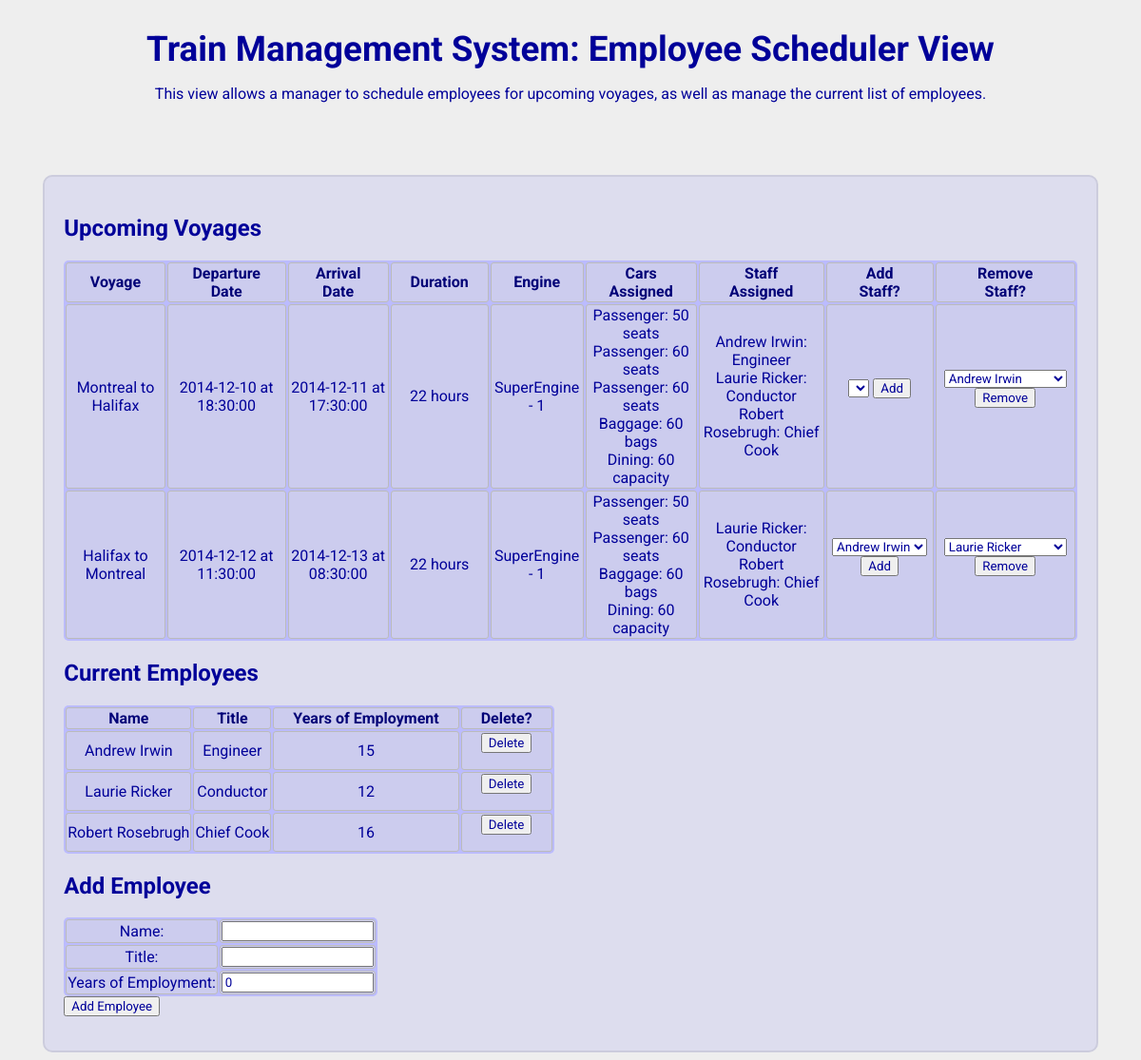
The page /Views/EmployeeScheduler/index.php on the database its author committed.
### tables this page shows
CREATE TABLE IF NOT EXISTS Voyage (
	id int NOT NULL,
	routeID int,
	departureDate date,
	departureTime time,
	arrivalDate date,
	arrivalTime time,
	PRIMARY KEY (id),
	FOREIGN KEY (routeID)
	REFERENCES TrainRoute(routeID)
);

CREATE TABLE IF NOT EXISTS TrainRoute (
	routeID int NOT NULL,
	stationOfOrigin varchar(255),
	terminalStation varchar(255),
	distance float,
	cost float,
	travelTime int,
	PRIMARY KEY (routeID)
);

CREATE TABLE IF NOT EXISTS Engine (
	id int NOT NULL AUTO_INCREMENT,
	yearOfConstruction int,
	inServiceState boolean,
    name varchar(255),
    PRIMARY KEY (id),
    FOREIGN KEY (name)
    REFERENCES EngineType(name)
);

CREATE TABLE IF NOT EXISTS PassengerCar (
	carID int NOT NULL,
	numberofSeats int, 
	class float NOT NULL,
	FOREIGN KEY (carID) REFERENCES Car(id) ON DELETE CASCADE
);

CREATE TABLE IF NOT EXISTS BaggageCar (
	carID int NOT NULL,
	baggageCapacity int,
	FOREIGN KEY (carID) REFERENCES Car(id) ON DELETE CASCADE
);

CREATE TABLE IF NOT EXISTS DiningCar (
	carID int NOT NULL,
	passengerLimit int, 
	FOREIGN KEY (carID) REFERENCES Car(id) ON DELETE CASCADE
);

CREATE TABLE IF NOT EXISTS Employees (
	id int NOT NULL AUTO_INCREMENT,
	name varchar(255),
	title varchar(255),
	yearsOfEmployment int,
	PRIMARY KEY (id)
);

### Views/EmployeeScheduler/printVoyages.php (the view)
<?php
	$query = '
	SELECT DISTINCT Voyage.id AS vid, departureDate, departureTime, arrivalDate, arrivalTime, stationOfOrigin, terminalStation, travelTime, Engine.id AS eid, Engine.name AS ename
	FROM Voyage
		JOIN TrainRoute ON Voyage.routeID = TrainRoute.routeID
		JOIN EngineVoyagePair ON Voyage.id = EngineVoyagePair.voyageID
		JOIN Engine ON EngineVoyagePair.engineID = Engine.id
	WHERE departureDate >= CURDATE()
		AND departureDate <= DATE_ADD(CURRENT_DATE, INTERVAL 1 MONTH)
	';
	$result = mysql_query($query) or die(mysql_error());
	echo '<table>
		<tr>
			<th>Voyage</th>
			<th>Departure Date</th>
			<th>Arrival Date</th>
			<th>Duration</th>
			<th>Engine</th>
			<th>Cars Assigned</th>
			<th>Staff Assigned</th>
			<th>Add Staff?</th>
			<th>Remove Staff?</th>
		</tr>
		';
while ($row = mysql_fetch_object($result)) {
	echo '<tr>
					<td>' . $row->stationOfOrigin . ' to ' . $row->terminalStation . '</td>
					<td>' . $row->departureDate . ' at ' . $row->departureTime . '</td>
					<td>' . $row->arrivalDate . ' at ' . $row->arrivalTime . '</td>
					<td>' . $row->travelTime . ' hours</td>
					<td>' . $row->ename . ' - ' . $row->eid . '</td>
					<td>';
					echo printAssignedCars($row->vid);
					echo '</td>
					<td>';
					echo printAssignedEmployees($row->vid);
					echo '</td>
					<td>';
						echo printStaffToAdd($row->vid);
					echo '</td>
					<td>';
					echo printStaffToRemove($row->vid);
					echo '</td>
				</tr>';
}
echo '</table>';
function printAssignedCars($vid) {
	$retval = '';
	$query1 = '
	SELECT DISTINCT PassengerCar.carID AS cid, numberofSeats
	FROM PassengerCar
		JOIN CarVoyagePair ON PassengerCar.carID = CarVoyagePair.carID
	WHERE voyageID = ' . $vid . '
	ORDER BY numberofSeats';
	$query2 = '
	SELECT DISTINCT BaggageCar.carID AS cid, baggageCapacity
	FROM BaggageCar
		JOIN CarVoyagePair ON BaggageCar.carID = CarVoyagePair.carID
	WHERE voyageID = ' . $vid . '
	ORDER BY baggageCapacity';
	$query3 = '
	SELECT DISTINCT DiningCar.carID AS cid, passengerLimit
	FROM DiningCar
		JOIN CarVoyagePair ON DiningCar.carID = CarVoyagePair.carID
	WHERE voyageID = ' . $vid .'
	ORDER BY passengerLimit';
	$result1 = mysql_query($query1) or die(mysql_error());
	$result2 = mysql_query($query2) or die(mysql_error());
	$result3 = mysql_query($query3) or die(mysql_error());
	while ($row = mysql_fetch_object($result1)) {
		$retval = $retval . 'Passenger: ' . $row->numberofSeats . ' seats <br/> ';
	}
	while ($row = mysql_fetch_object($result2)) {
		$retval = $retval . 'Baggage: ' . $row->baggageCapacity . ' bags <br/> ';
	}
	while ($row = mysql_fetch_object($result3)) {
		$retval = $retval . 'Dining: ' . $row->passengerLimit . ' capacity <br/> ';
	}
	return $retval;
}
function printAssignedEmployees($vid) {
	$query = '
	SELECT name, title, id
	FROM Employees
		JOIN EmployeeVoyagePair ON EmployeeVoyagePair.employeeID = Employees.id
	WHERE EmployeeVoyagePair.voyageID = ' . $vid;
	$result = mysql_query($query) or die(mysql_error());
	while ($row = mysql_fetch_object($result)) {
		echo $row->name . ': ' . $row->title . ' <br/> ';
	}
}
function printStaffToAdd($vid) {
	$query = '
	SELECT name, id
	FROM Employees
	WHERE id NOT IN (
		SELECT employeeID
		FROM EmployeeVoyagePair
		WHERE voyageID = ' . $vid . '
		)';
	$result = mysql_query($query) or die(mysql_error());
	$retval = '
	<form action="index.php" method="post">
		<input type="hidden" name="addEmployeeToVoyage" value="addEmployeeToVoyage">
		<input type="hidden" name="voyageID" value="' . $vid . '">
		<select name="employeeID">';
	while ($row = mysql_fetch_object($result)) {
		$retval = $retval . '<option value="' . $row->id . '">' . $row->name . '</option>';
	}
	$retval = $retval . '
		</select>
		<input type="submit" value="Add">
	</form>';
	return $retval;
}
function printStaffToRemove($vid) {
	$query = '
	SELECT name, id
	FROM Employees
	WHERE id IN (
		SELECT employeeID
		FROM EmployeeVoyagePair
		WHERE voyageID = ' . $vid . '
		)';
	$result = mysql_query($query) or die(mysql_error());
	$retval = '
	<form action="index.php" method="post">
		<input type="hidden" name="removeEmployeeFromVoyage" value="removeEmployeeFromVoyage">
		<input type="hidden" name="voyageID" value="' . $vid . '">
		<select name="employeeID">';
	while ($row = mysql_fetch_object($result)) {
		$retval = $retval . '<option value="' . $row->id . '">' . $row->name . '</option>';
	}
	$retval = $retval . '
		</select>
		<input type="submit" value="Remove">
	</form>';
	return $retval;
}
?>

### Views/EmployeeScheduler/index.php (shortened to what this page needs)
<html>
	<head>
		<link rel="stylesheet" type="text/css" href="../mainStyle.css">
	</head>
	<body>
		<h1 id="pageTitle">Train Management System: Employee Scheduler View</h1>
		<p id="description">This view allows a manager to schedule employees for upcoming voyages, as well as manage the current list of employees.</p>
		<div id="pageCenter">
			<h2>Upcoming Voyages</h2>
			<?php
			include 'printVoyages.php';
			?>
			<h2>Current Employees</h2>
			<?php
			include 'printEmployees.php';
			?>
			<h2>Add Employee</h2>
			<form action="index.php" method="post">
				<table>
					<tr>
						<td>Name:</td>
						<td><input type="text" limit="255" name="name"></td>
					</tr>
					<tr>
						<td>Title:</td>
						<td><input type="text" limit="255" name="title"></td>
					</tr>
					<tr>
						<td>Years of Employment:</td>
						<td><input type="Number" min="0" step="1" value="0" name="yearsOfEmployment"></td>
					</tr>
				</table>
				<input type="submit" value="Add Employee">
			</form>
		</div>
	</body>
</html>

### Views/EmployeeScheduler/printEmployees.php (shortened to what this page needs)
<?php
$query = 'SELECT name, title, yearsOfEmployment, id FROM Employees';
$result = mysql_query($query);
echo '<table>
		<tr>
			<th>Name</th>
			<th>Title</th>
			<th>Years of Employment</th>
			<th>Delete?</th>
		</tr>
		';
while ($row = mysql_fetch_object($result)) {
	echo '<tr>
					<td>' . $row->name . '</td>
					<td>' . $row->title . '</td>
					<td>' . $row->yearsOfEmployment . '</td>
					<td>
						<form action="index.php" method="post">
							<input type="hidden" name="deleteEmployee" value="' . $row->id . '">
							<input type="submit" value="Delete">
						</form>
					</td>
				</tr>';
}
echo '</table>';
?>

### Views/mainStyle.css (style rules this page uses)
html * { font-family: 'Roboto', sans-serif; color: #009; }
body { background-color: #EEE; }
th { color: #007; padding-left: 20px; padding-right: 20px; }
table { border-radius: 5px; background-color: #BBF; }
th, td { border-radius: 3px; text-align: center; border: 1px solid #BBB; background-color: #CCE; }
#pageTitle { font-size: 2.3em; font-weight: bold; margin: 30px 0 10px 0; }
#description { padding-bottom: 60px; }
#description, #pageTitle { text-align: center; }
#pageCenter { background-color: #DDE; width: 90%; margin: 0 auto; padding: 20px; border-radius: 10px; border: 2px solid #CCD; }

### rows shown on the page
voyage: routeID.stationOfOrigin "Montreal", routeID.terminalStation "Halifax", departureDate "2014-12-10", departureTime "18:30:00", arrivalDate "2014-12-11", arrivalTime "17:30:00", routeID.travelTime "22", engine.name "SuperEngine", engine.id "1", passengercar.numberofSeats "50 60 60", baggagecar.baggageCapacity "60", diningcar.passengerLimit "60", employeeID "Andrew Irwin"
employees: name "Andrew Irwin", title "Engineer", yearsOfEmployment "15"
employees: name "Laurie Ricker", title "Conductor", yearsOfEmployment "12"
employees: name "Robert Rosebrugh", title "Chief Cook", yearsOfEmployment "16"
voyage: routeID.stationOfOrigin "Halifax", routeID.terminalStation "Montreal", departureDate "2014-12-12", departureTime "11:30:00", arrivalDate "2014-12-13", arrivalTime "08:30:00", routeID.travelTime "22", engine.name "SuperEngine", engine.id "1", passengercar.numberofSeats "50 60", baggagecar.baggageCapacity "60", diningcar.passengerLimit "60", employeeID "Andrew Irwin", employeeID "Laurie Ricker"
